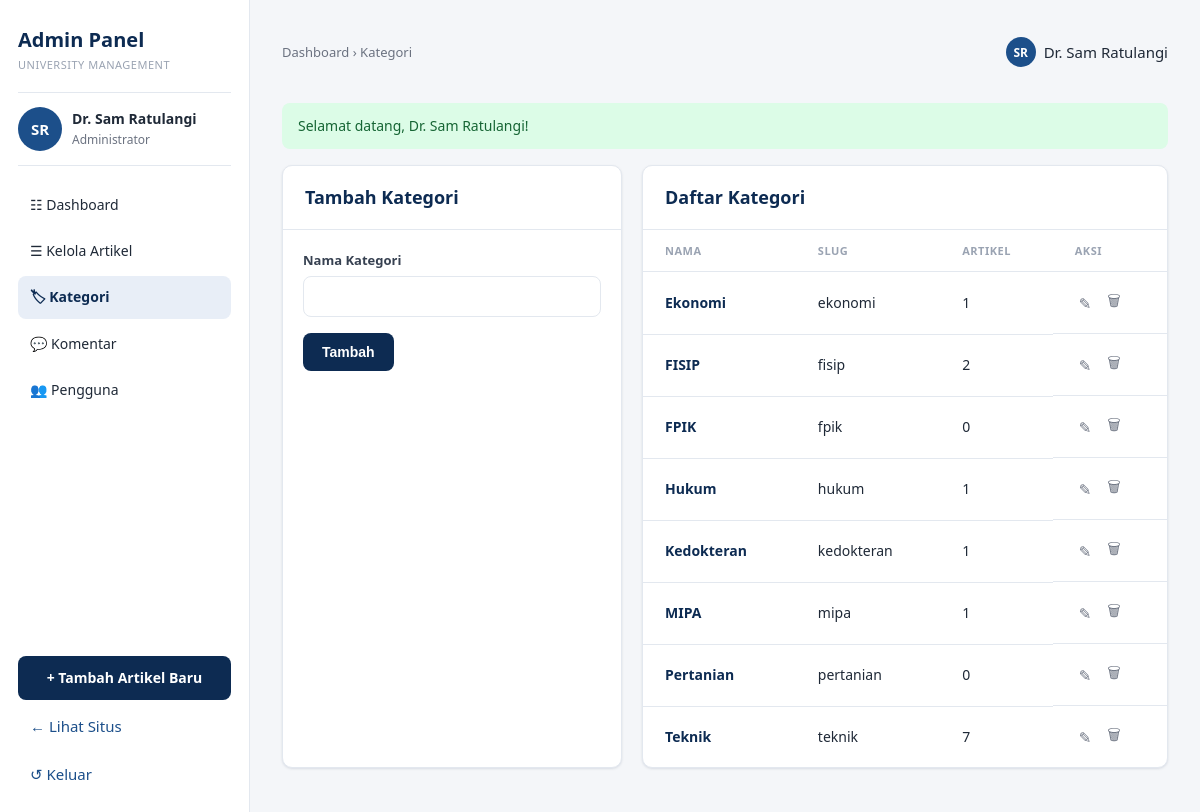
Screenshot of /admin/categories.php (signed in) with the database file from the repository.
### tables this page shows
CREATE TABLE `users` (
  `id` int(11) NOT NULL,
  `name` varchar(100) NOT NULL,
  `email` varchar(150) NOT NULL,
  `password` varchar(255) NOT NULL,
  `role` enum('admin','dosen','mahasiswa') NOT NULL DEFAULT 'mahasiswa',
  `faculty` varchar(120) DEFAULT NULL,
  `bio` text DEFAULT NULL,
  `avatar` varchar(255) DEFAULT NULL,
  `created_at` datetime NOT NULL DEFAULT current_timestamp()
);

CREATE TABLE `categories` (
  `id` int(11) NOT NULL,
  `name` varchar(80) NOT NULL,
  `slug` varchar(100) NOT NULL,
  `created_at` datetime NOT NULL DEFAULT current_timestamp()
);

### includes/auth.php (called while the page is built, shortened)
<?php
function is_logged_in() {
    return !empty($_SESSION['user_id']);
}
function current_user($pdo) {
    static $user = null;
    if ($user === null && is_logged_in()) {
        $stmt = $pdo->prepare('SELECT * FROM users WHERE id = ?');
        $stmt->execute([$_SESSION['user_id']]);
        $user = $stmt->fetch() ?: false;
    }
    return $user ?: null;
}

### includes/functions.php (called while the page is built, shortened)
<?php
function e($text) {
    return htmlspecialchars($text ?? '', ENT_QUOTES, 'UTF-8');
}
function get_flash() {
    $f = $_SESSION['flash'];
    return $f;
}
function initials($name) {
    $parts = preg_split('/\s+/', trim($name));
    $parts = array_values(array_filter($parts, fn($p) => !preg_match('/\./', $p)));
    $first = mb_substr($parts[0], 0, 1);
    $last  = count($parts) > 1 ? mb_substr(end($parts), 0, 1) : '';
    return strtoupper($first . $last);
}

### admin/categories.php (the view, shortened to what this page needs)
<?php
require_once __DIR__ . '/../config/database.php';
require_once __DIR__ . '/../includes/functions.php';
require_once __DIR__ . '/../includes/auth.php';
$edit = null;
$cats = $pdo->query(
  "SELECT c.*, COUNT(a.id) AS jml
   FROM categories c LEFT JOIN articles a ON a.category_id=c.id
   GROUP BY c.id ORDER BY c.name")->fetchAll();
$active = 'categories';
$crumb = 'Kategori';
require __DIR__ . '/../includes/admin-header.php';
?>
<div class="stat-grid" style="grid-template-columns:340px 1fr;">
  <div class="panel">
    <div class="panel-head"><h2><?= $edit ? 'Edit Kategori' : 'Tambah Kategori' ?></h2></div>
    <div style="padding:20px;">
      <form method="post" data-validate>
        <div class="field"><label>Nama Kategori</label><input type="text" name="name" value="<?= e($edit['name'] ?? '') ?>" required></div>
        <button class="btn btn-primary" type="submit"><?= $edit ? 'Simpan' : 'Tambah' ?></button>
      </form>
    </div>
  </div>
  <div class="panel">
    <div class="panel-head"><h2>Daftar Kategori</h2></div>
    <table class="data">
      <thead><tr><th>Nama</th><th>Slug</th><th>Artikel</th><th>Aksi</th></tr></thead>
      <tbody>
      <?php foreach ($cats as $c): ?>
        <tr>
          <td class="t-title"><?= e($c['name']) ?></td>
          <td><?= e($c['slug']) ?></td>
          <td><?= (int)$c['jml'] ?></td>
          <td class="actions-cell">
            <a class="icon-btn" title="Edit" href="<?= BASE_URL ?>/admin/categories.php?edit=<?= (int)$c['id'] ?>">&#9998;</a>
            <form method="post" data-confirm="Hapus kategori ini? Artikel di dalamnya ikut terhapus." style="display:inline">
              <button class="icon-btn danger" title="Hapus" type="submit">&#128465;</button>
            </form>
          </td>
        </tr>
      <?php endforeach; ?>
      </tbody>
    </table>
  </div>
</div>
<?php require __DIR__ . '/../includes/admin-footer.php'; ?>

### includes/admin-header.php (shortened to what this page needs)
<?php
$me = current_user($pdo);
$flash = get_flash();
$menu = [
  'dashboard'  => ['Dashboard',     'dashboard.php',  '&#9783;'],
  'articles'   => ['Kelola Artikel', 'articles.php',   '&#9776;'],
  'categories' => ['Kategori',       'categories.php', '&#127991;'],
  'comments'   => ['Komentar',       'comments.php',   '&#128172;'],
  'users'      => ['Pengguna',       'users.php',      '&#128101;'],
];
$active = $active ?? 'dashboard';
?>
<!DOCTYPE html>
<html lang="id">
<head>
  <link rel="stylesheet" href="<?= BASE_URL ?>/assets/css/style.css">
</head>
<body>
<div class="admin-body">
  <aside class="admin-sidebar">
    <div class="admin-brand">Admin Panel<small>UNIVERSITY MANAGEMENT</small></div>
    <div class="admin-user">
      <span class="avatar avatar-md">
        <?php if ($me['avatar']): ?><img src="<?= UPLOAD_URL . '/' . e($me['avatar']) ?>" alt=""><?php else: ?><?= e(initials($me['name'])) ?><?php endif; ?>
      </span>
      <div>
        <div class="nm"><?= e($me['name']) ?></div>
        <div class="rl">Administrator</div>
      </div>
    </div>
    <nav class="admin-menu">
      <?php foreach ($menu as $key => $m): ?>
        <a href="<?= BASE_URL ?>/admin/<?= $m[1] ?>" class="<?= $active===$key?'active':'' ?>">
          <?= $m[2] ?> <?= e($m[0]) ?>
        </a>
      <?php endforeach; ?>
    </nav>
    <div class="admin-sidebar-foot">
      <a class="btn btn-primary btn-block" href="<?= BASE_URL ?>/user/article-form.php">+ Tambah Artikel Baru</a>
      <a class="admin-menu" style="padding:10px 12px" href="<?= BASE_URL ?>/index.php">&#8592; Lihat Situs</a>
      <a class="admin-menu" style="padding:10px 12px" href="<?= BASE_URL ?>/logout.php">&#8634; Keluar</a>
    </div>
  </aside>
  <main class="admin-main">
    <div class="admin-topbar">
      <div class="breadcrumb">Dashboard <?= isset($crumb) ? '&rsaquo; ' . e($crumb) : '' ?></div>
      <div class="user-chip"><span class="avatar avatar-sm"><?= e(initials($me['name'])) ?></span> <?= e($me['name']) ?></div>
    </div>
    <?php if ($flash): ?><div class="flash flash-<?= e($flash['type']) ?>"><?= e($flash['msg']) ?></div><?php endif; ?>

### assets/css/style.css (style rules this page uses)
:root { --navy: #0d2b52; --navy-dark: #08203f; --navy-700: #143a6b; --blue-accent: #1c4f8a; --chip-bg: #e8eef7; --chip-text: #1c3d66; --bg: #f4f6f9; --card: #ffffff; --border: #e3e8ef; --text: #1f2937; --muted: #6b7280; --muted-light: #9aa3b2; --green: #16a34a; --green-bg: #dcfce7; --amber: #b45309; --amber-bg: #fef3c7; --red: #dc2626; --radius: 10px; --shadow: 0 1px 3px rgba(16,32,64,.08), 0 1px 2px rgba(16,32,64,.04); }
* { box-sizing: border-box; margin: 0; padding: 0; }
body { font-family: "Segoe UI", Roboto, Helvetica, Arial, sans-serif; background: var(--bg); color: var(--text); line-height: 1.6; font-size: 15px; }
a { color: var(--blue-accent); text-decoration: none; }
h1,h2,h3,h4 { color: var(--navy); line-height: 1.25; }
.btn { display: inline-block; padding: 10px 18px; border-radius: 8px; font-weight: 600; font-size: 14px; cursor: pointer; border: 1px solid transparent; transition: .15s; text-decoration: none; }
.btn-primary { background: var(--navy); color: #fff; }
.btn-block { display: block; width: 100%; text-align: center; }
.user-chip { display: flex; align-items: center; gap: 8px; }
.avatar { display: inline-grid; place-items: center; border-radius: 50%; background: var(--blue-accent); color: #fff; font-weight: 700; overflow: hidden; flex: none; }
.avatar-sm { width: 30px; height: 30px; font-size: 12px; }
.avatar-md { width: 44px; height: 44px; font-size: 15px; }
.flash { padding: 12px 16px; border-radius: 8px; margin: 16px 0; font-size: 14px; }
.flash-success { background: var(--green-bg); color: #166534; }
.field { margin-bottom: 16px; }
.field label { display: block; font-size: 13px; font-weight: 600; margin-bottom: 6px; color: #374151; }
.field input, .field select, .field textarea { width: 100%; padding: 10px 12px; border: 1px solid var(--border); border-radius: 8px; font-size: 14px; font-family: inherit; background: #fff; }
.breadcrumb { font-size: 13px; color: var(--muted); margin: 16px 0; }
.admin-body { display: grid; grid-template-columns: 250px 1fr; min-height: 100vh; }
.admin-sidebar { background: var(--card); border-right: 1px solid var(--border); padding: 24px 18px; display: flex; flex-direction: column; }
.admin-brand { font-size: 20px; font-weight: 800; color: var(--navy); }
.admin-brand small { display: block; font-size: 11px; color: var(--muted-light); font-weight: 500; letter-spacing: .5px; }
.admin-user { display: flex; align-items: center; gap: 10px; padding: 14px 0; margin: 18px 0; border-top: 1px solid var(--border); border-bottom: 1px solid var(--border); }
.admin-user .nm { font-weight: 700; font-size: 14px; }
.admin-user .rl { font-size: 12px; color: var(--muted); }
.admin-menu { display: flex; flex-direction: column; gap: 4px; }
.admin-menu a { padding: 10px 12px; border-radius: 8px; color: var(--text); font-size: 14px; font-weight: 500; }
.admin-menu a.active { background: var(--chip-bg); color: var(--navy); font-weight: 700; }
.admin-sidebar-foot { margin-top: auto; display: flex; flex-direction: column; gap: 4px; padding-top: 18px; }
.admin-main { padding: 26px 32px; background: var(--bg); }
.admin-topbar { display: flex; align-items: center; justify-content: space-between; margin-bottom: 24px; }
.stat-grid { display: grid; grid-template-columns: repeat(3, 1fr); gap: 20px; margin-bottom: 26px; }
.panel { background: var(--card); border: 1px solid var(--border); border-radius: var(--radius); box-shadow: var(--shadow); }
.panel-head { padding: 20px 22px; border-bottom: 1px solid var(--border); display: flex; justify-content: space-between; align-items: center; }
.panel-head h2 { font-size: 18px; }
table.data { width: 100%; border-collapse: collapse; }
table.data th { text-align: left; font-size: 11px; text-transform: uppercase; letter-spacing: .5px; color: var(--muted-light); padding: 12px 22px; border-bottom: 1px solid var(--border); }
table.data td { padding: 14px 22px; border-bottom: 1px solid var(--border); font-size: 14px; vertical-align: middle; }
table.data tr:last-child td { border-bottom: 0; }
table.data .t-title { font-weight: 700; color: var(--navy); }
.actions-cell { display: flex; gap: 8px; align-items: center; }
.icon-btn { background: transparent; border: 0; cursor: pointer; color: var(--muted); font-size: 15px; padding: 4px; }

### rows the page displays
users: name "SR", name "Dr. Sam Ratulangi"
categories: name "Ekonomi", slug "ekonomi", jml "1"
categories: name "FISIP", slug "fisip", jml "2"
categories: name "FPIK", slug "fpik", jml "0"
categories: name "Hukum", slug "hukum", jml "1"
categories: name "Kedokteran", slug "kedokteran", jml "1"
categories: name "MIPA", slug "mipa", jml "1"
categories: name "Pertanian", slug "pertanian", jml "0"
categories: name "Teknik", slug "teknik", jml "7"

### other values shown
$m[2] "☷"
$m[0] "Dashboard"
$m[2] "☰"
$m[0] "Kelola Artikel"
$m[2] "🏷"
$m[0] "Kategori"
$m[2] "💬"
$m[0] "Komentar"
$m[2] "👥"
$m[0] "Pengguna"
$crumb "Kategori"
$flash['msg'] "Selamat datang, Dr. Sam Ratulangi!"
